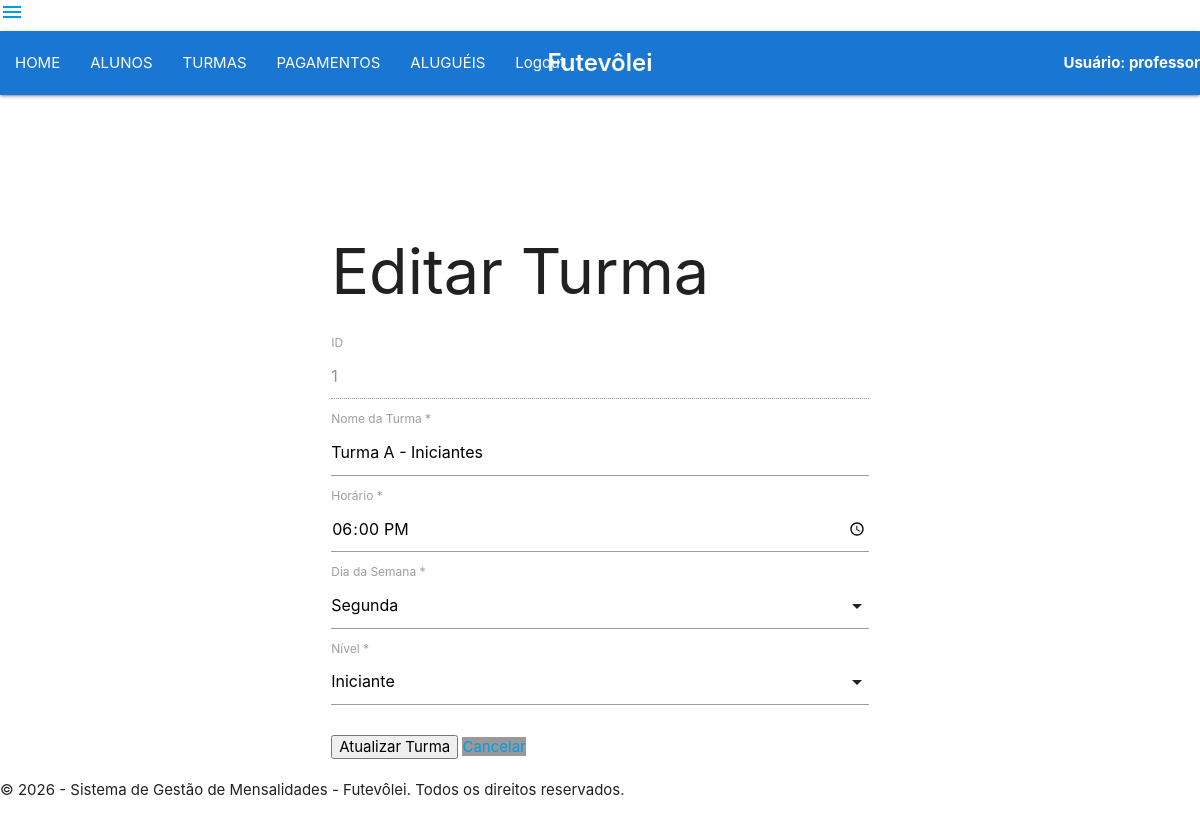
Screenshot of /VIEW/TURMA/frmedtTurma.php?id=1 (signed in) with the database file from the repository.
### tables this page shows
CREATE TABLE `turma` (
  `id` int(11) NOT NULL,
  `nome` varchar(50) NOT NULL,
  `horario` varchar(20) NOT NULL,
  `dia_semana` varchar(15) NOT NULL,
  `nivel` varchar(20) NOT NULL
);

### DAL/turma.php (called while the page is built, shortened)
<?php
include_once $_SERVER['DOCUMENT_ROOT'] . "/futevolei_mensalidades/DAL/conexao.php";
include_once $_SERVER['DOCUMENT_ROOT'] . "/futevolei_mensalidades/MODEL/turma.php";
class Turma
{
    public function SelectById(int $id)
    {
        $sql = "Select * from turma where id=?;";
        $con = Conexao::conectar();
        $query = $con->prepare($sql);
        $query->execute(array($id));
        $linha = $query->fetch(\PDO::FETCH_ASSOC);
        $turma = new \MODEL\Turma();
        $turma->setId($linha['id']);
        $turma->setNome($linha['nome']);
        $turma->setHorario($linha['horario']);
        $turma->setDiaSemana($linha['dia_semana']);
        $turma->setNivel($linha['nivel']);
        return $turma;
    }
}
?>

### DAL/conexao.php (called while the page is built, shortened)
<?php
    class Conexao {
        private static $dbNome = 'futevolei';
        private static $dbHost = 'localhost';
        private static $dbUsuario = 'root';
        private static $dbSenha = '';
        private static $cont = null;
        public static function conectar(){
          if (self::$cont == null){
              try{
                self::$cont = new PDO("mysql:host=" . self::$dbHost . ";dbname=" . self::$dbNome,  self::$dbUsuario , self::$dbSenha);
                   }
            catch (\PDOException $exception) {
                die ($exception->getMessage());
            }
        }
        return self::$cont;
    }
    public static function desconectar (){
        self::$cont = null;
        return self::$cont;
    }
    }
?>

### MODEL/turma.php (called while the page is built, shortened)
<?php
    class Turma{
         private ?int $id;
         private ?string $nome;
         private ?string $horario;
         public function getId() {
            return $this->id;
         }
         public function setId(int $id){
            $this->id = $id;
         }
         public function getNome() {
            return $this->nome;
         }
         public function setNome(string $nome){
            $this->nome = $nome;
         }
         public function getHorario() {
            return $this->horario;
         }
         public function setHorario(string $horario){
            $this->horario = $horario;
         }
    }
?>

### VIEW/TURMA/frmedtTurma.php (the view, shortened to what this page needs)
<?php
include_once $_SERVER['DOCUMENT_ROOT'] . "/futevolei_mensalidades/DAL/turma.php";
include_once $_SERVER['DOCUMENT_ROOT'] . "/futevolei_mensalidades/VIEW/menu.php";
$id = $_GET['id'];
$dalTurma = new \DAL\Turma();
$turma = $dalTurma->SelectById($id);
?>
<!DOCTYPE html>
<html>
<head>
    <link rel="stylesheet" href="https://cdnjs.cloudflare.com/ajax/libs/materialize/1.0.0/css/materialize.min.css">
</head>
<body>
<div class="container" style="margin-top: 100px;">
    <div class="row">
        <div class="col s12 m8 offset-m2">
            <h1 class="page-title">Editar Turma</h1>
            <form method="POST" action="opedtTurma.php">
                <div class="form-group">
                    <label>ID</label>
                    <input type="text" value="<?php echo $turma->getId(); ?>" disabled>
                </div>
                <div class="form-group">
                    <label for="nome">Nome da Turma *</label>
                    <input type="text" id="nome" name="nome" required minlength="3" maxlength="50"
                           value="<?php echo htmlspecialchars($turma->getNome()); ?>" class="validate">
                </div>
                <div class="form-group">
                    <label for="horario">Horário *</label>
                    <input type="time" id="horario" name="horario" required
                           value="<?php echo $turma->getHorario(); ?>" class="validate">
                </div>
                <div class="form-group">
                    <label for="dia_semana">Dia da Semana *</label>
                </div>
                <div class="form-group">
                    <label for="nivel">Nível *</label>
                </div>
                <div class="form-group" style="margin-top: 30px;">
                    <button type="submit" class="btn-custom">Atualizar Turma</button>
                    <a href="lstTurma.php" class="btn-custom" style="background-color: #999;">Cancelar</a>
                </div>
            </form>
        </div>
    </div>
</div>
<footer class="footer">
    <p>&copy; 2026 - Sistema de Gestão de Mensalidades - Futevôlei. Todos os direitos reservados.</p>
</footer>
</body>
</html>

### rows the page displays
turma: id "1", nome "Turma A - Iniciantes", horario "18:00"

### other values shown
$_SESSION['login'] "professor"
